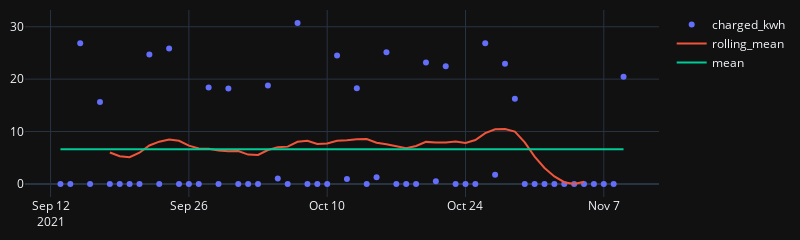

Here is the notebook cell this chart was saved with:
### Code cell
fig = go.Figure()
fig.add_trace(go.Scatter(x=kwh.index, y=kwh.charged_kWh, mode="markers", name="charged_kWh"))
fig.add_trace(go.Scatter(x=kwh.index, y=kwh.rolling_mean, name="rolling_mean"))
fig.add_trace(go.Scatter(x=kwh.index, y=kwh["mean"], name="mean"))
fig.update_layout(width=800, height=200, margin=dict(l=10, r=10, b=10, t=10))
fig.show();
